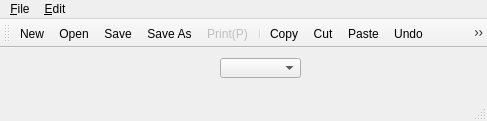
<?xml version="1.0" encoding="UTF-8"?>
<ui version="4.0">
 <class>MainWindow</class>
 <widget class="QMainWindow" name="MainWindow">
  <property name="geometry">
   <rect>
    <x>0</x>
    <y>0</y>
    <width>487</width>
    <height>121</height>
   </rect>
  </property>
  <property name="minimumSize">
   <size>
    <width>0</width>
    <height>0</height>
   </size>
  </property>
  <property name="windowTitle">
   <string>Note Pad</string>
  </property>
  <widget class="QWidget" name="centralwidget">
   <widget class="QComboBox" name="comboBox">
    <property name="geometry">
     <rect>
      <x>220</x>
      <y>10</y>
      <width>81</width>
      <height>20</height>
     </rect>
    </property>
   </widget>
  </widget>
  <widget class="QMenuBar" name="menubar">
   <property name="geometry">
    <rect>
     <x>0</x>
     <y>0</y>
     <width>487</width>
     <height>21</height>
    </rect>
   </property>
   <property name="defaultUp">
    <bool>false</bool>
   </property>
   <property name="nativeMenuBar">
    <bool>true</bool>
   </property>
   <widget class="QMenu" name="menu_File">
    <property name="toolTip">
     <string>testest</string>
    </property>
    <property name="tearOffEnabled">
     <bool>false</bool>
    </property>
    <property name="title">
     <string>&amp;File</string>
    </property>
    <property name="separatorsCollapsible">
     <bool>false</bool>
    </property>
    <property name="toolTipsVisible">
     <bool>false</bool>
    </property>
    <addaction name="action_New"/>
    <addaction name="action_Open"/>
    <addaction name="action_Save"/>
    <addaction name="actionSave_As"/>
    <addaction name="separator"/>
    <addaction name="action_Print"/>
    <addaction name="separator"/>
    <addaction name="action_Close"/>
   </widget>
   <widget class="QMenu" name="menu_Edit">
    <property name="title">
     <string>&amp;Edit</string>
    </property>
    <addaction name="action_Copy"/>
    <addaction name="actionCu_t"/>
    <addaction name="action_Paste"/>
    <addaction name="separator"/>
    <addaction name="action_Undo"/>
    <addaction name="action_Redo"/>
    <addaction name="separator"/>
    <addaction name="action_Font"/>
    <addaction name="action_Bold"/>
    <addaction name="action_Italic"/>
    <addaction name="action_Uderline"/>
    <addaction name="separator"/>
    <addaction name="actionAbout"/>
    <addaction name="separator"/>
   </widget>
   <addaction name="menu_File"/>
   <addaction name="menu_Edit"/>
  </widget>
  <widget class="QStatusBar" name="statusBar"/>
  <widget class="QToolBar" name="toolBar">
   <property name="windowTitle">
    <string>toolBar</string>
   </property>
   <property name="toolButtonStyle">
    <enum>Qt::ToolButtonIconOnly</enum>
   </property>
   <property name="floatable">
    <bool>true</bool>
   </property>
   <attribute name="toolBarArea">
    <enum>TopToolBarArea</enum>
   </attribute>
   <attribute name="toolBarBreak">
    <bool>false</bool>
   </attribute>
   <addaction name="action_New"/>
   <addaction name="action_Open"/>
   <addaction name="action_Save"/>
   <addaction name="actionSave_As"/>
   <addaction name="action_Print"/>
   <addaction name="separator"/>
   <addaction name="action_Copy"/>
   <addaction name="actionCu_t"/>
   <addaction name="action_Paste"/>
   <addaction name="action_Undo"/>
   <addaction name="action_Redo"/>
   <addaction name="action_Font"/>
   <addaction name="separator"/>
   <addaction name="action_Close"/>
  </widget>
  <action name="action_New">
   <property name="checked">
    <bool>false</bool>
   </property>
   <property name="icon">
    <iconset resource="icon.qrc">
     <normaloff>:/File/images/new.png</normaloff>:/File/images/new.png</iconset>
   </property>
   <property name="text">
    <string>&amp;New</string>
   </property>
   <property name="iconText">
    <string>New</string>
   </property>
   <property name="statusTip">
    <string>New</string>
   </property>
   <property name="shortcut">
    <string>Ctrl+N</string>
   </property>
   <property name="menuRole">
    <enum>QAction::TextHeuristicRole</enum>
   </property>
   <property name="iconVisibleInMenu">
    <bool>true</bool>
   </property>
   <property name="priority">
    <enum>QAction::LowPriority</enum>
   </property>
  </action>
  <action name="action_Open">
   <property name="icon">
    <iconset resource="icon.qrc">
     <normaloff>:/File/images/open.png</normaloff>:/File/images/open.png</iconset>
   </property>
   <property name="text">
    <string>&amp;Open</string>
   </property>
   <property name="statusTip">
    <string>Open</string>
   </property>
   <property name="shortcut">
    <string>Ctrl+O</string>
   </property>
  </action>
  <action name="action_Save">
   <property name="icon">
    <iconset resource="icon.qrc">
     <normaloff>:/File/images/save.png</normaloff>:/File/images/save.png</iconset>
   </property>
   <property name="text">
    <string>&amp;Save</string>
   </property>
   <property name="statusTip">
    <string>Save</string>
   </property>
   <property name="shortcut">
    <string>Ctrl+S</string>
   </property>
  </action>
  <action name="actionSave_As">
   <property name="icon">
    <iconset resource="icon.qrc">
     <normaloff>:/File/images/save_as.png</normaloff>:/File/images/save_as.png</iconset>
   </property>
   <property name="text">
    <string>Save &amp;As...</string>
   </property>
   <property name="statusTip">
    <string>Save As</string>
   </property>
  </action>
  <action name="action_Close">
   <property name="icon">
    <iconset resource="icon.qrc">
     <normaloff>:/File/images/exit.png</normaloff>:/File/images/exit.png</iconset>
   </property>
   <property name="text">
    <string>&amp;Close</string>
   </property>
   <property name="statusTip">
    <string>Exit</string>
   </property>
   <property name="shortcut">
    <string>Ctrl+F4</string>
   </property>
  </action>
  <action name="actionCu_t">
   <property name="icon">
    <iconset resource="icon.qrc">
     <normaloff>:/Edit/images/cut.png</normaloff>:/Edit/images/cut.png</iconset>
   </property>
   <property name="text">
    <string>Cu&amp;t</string>
   </property>
   <property name="statusTip">
    <string>Cut</string>
   </property>
   <property name="shortcut">
    <string>Ctrl+X</string>
   </property>
  </action>
  <action name="action_Copy">
   <property name="icon">
    <iconset resource="icon.qrc">
     <normaloff>:/Edit/images/copy.png</normaloff>:/Edit/images/copy.png</iconset>
   </property>
   <property name="text">
    <string>&amp;Copy</string>
   </property>
   <property name="statusTip">
    <string>Copy</string>
   </property>
   <property name="shortcut">
    <string>Ctrl+C</string>
   </property>
  </action>
  <action name="action_Paste">
   <property name="icon">
    <iconset resource="icon.qrc">
     <normaloff>:/Edit/images/paste.png</normaloff>:/Edit/images/paste.png</iconset>
   </property>
   <property name="text">
    <string>&amp;Paste</string>
   </property>
   <property name="statusTip">
    <string>Paste</string>
   </property>
   <property name="shortcut">
    <string>Ctrl+V</string>
   </property>
  </action>
  <action name="action_Print">
   <property name="enabled">
    <bool>false</bool>
   </property>
   <property name="icon">
    <iconset resource="icon.qrc">
     <normaloff>:/File/images/print.png</normaloff>:/File/images/print.png</iconset>
   </property>
   <property name="text">
    <string>&amp;Print(P)</string>
   </property>
   <property name="statusTip">
    <string>Print</string>
   </property>
   <property name="shortcut">
    <string>Ctrl+P</string>
   </property>
  </action>
  <action name="action_Undo">
   <property name="icon">
    <iconset resource="icon.qrc">
     <normaloff>:/Edit/images/edit_undo.png</normaloff>:/Edit/images/edit_undo.png</iconset>
   </property>
   <property name="text">
    <string>Undo</string>
   </property>
   <property name="statusTip">
    <string>Undo</string>
   </property>
   <property name="shortcut">
    <string>Ctrl+Z</string>
   </property>
  </action>
  <action name="action_Redo">
   <property name="icon">
    <iconset resource="icon.qrc">
     <normaloff>:/Edit/images/edit_redo.png</normaloff>:/Edit/images/edit_redo.png</iconset>
   </property>
   <property name="text">
    <string>Redo</string>
   </property>
   <property name="statusTip">
    <string>Redo</string>
   </property>
   <property name="shortcut">
    <string>Ctrl+Y</string>
   </property>
  </action>
  <action name="action_Font">
   <property name="icon">
    <iconset resource="icon.qrc">
     <normaloff>:/Edit/images/font.png</normaloff>:/Edit/images/font.png</iconset>
   </property>
   <property name="text">
    <string>&amp;Font</string>
   </property>
   <property name="statusTip">
    <string>Font</string>
   </property>
   <property name="shortcut">
    <string>Ctrl+F</string>
   </property>
  </action>
  <action name="action_Bold">
   <property name="checkable">
    <bool>true</bool>
   </property>
   <property name="icon">
    <iconset>
     <normaloff>images/bold.png</normaloff>images/bold.png</iconset>
   </property>
   <property name="text">
    <string>&amp;Bold</string>
   </property>
   <property name="statusTip">
    <string>Bold</string>
   </property>
  </action>
  <action name="action_Italic">
   <property name="checkable">
    <bool>true</bool>
   </property>
   <property name="icon">
    <iconset resource="icon.qrc">
     <normaloff>:/Edit/images/italic.png</normaloff>:/Edit/images/italic.png</iconset>
   </property>
   <property name="text">
    <string>&amp;Italic</string>
   </property>
   <property name="statusTip">
    <string>Italic</string>
   </property>
  </action>
  <action name="action_Uderline">
   <property name="checkable">
    <bool>true</bool>
   </property>
   <property name="icon">
    <iconset resource="icon.qrc">
     <normaloff>:/Edit/images/underline.png</normaloff>:/Edit/images/underline.png</iconset>
   </property>
   <property name="text">
    <string>&amp;Uderline</string>
   </property>
   <property name="statusTip">
    <string>Uderline</string>
   </property>
  </action>
  <action name="actionAbout">
   <property name="icon">
    <iconset resource="icon.qrc">
     <normaloff>:/Edit/images/info.png</normaloff>:/Edit/images/info.png</iconset>
   </property>
   <property name="text">
    <string>About</string>
   </property>
   <property name="statusTip">
    <string>About</string>
   </property>
  </action>
 </widget>
 <resources>
  <include location="icon.qrc"/>
 </resources>
 <connections/>
</ui>
